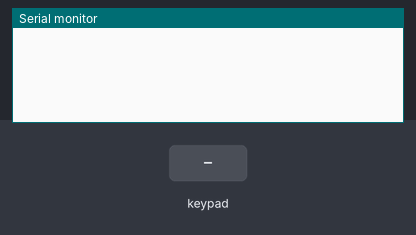
This sketch was run on a simulated ESP32. Parts: the last lines printed to the serial monitor. The test bench sets the inputs (shaded band).

Above: at 1.2 s.
1.3 s: key '1' pressed
At 2.4 s:
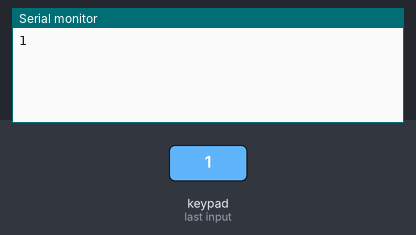
2.8 s: keypad keys 3 2 3 3 2 5 2 6 # pressed 0.4 s apart
At 7.4 s:
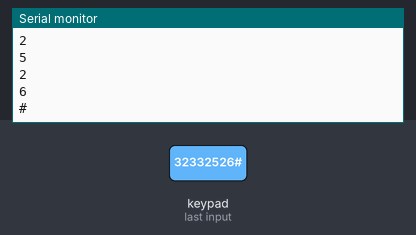
7.9 s: key 'A' pressed
At 8.5 s:
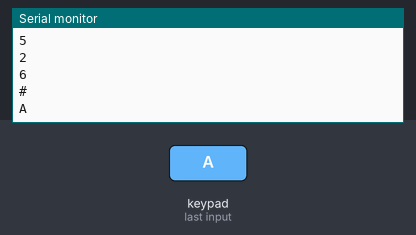
9.4 s: keypad keys 3 2 3 3 2 5 2 6 * pressed 0.4 s apart
At 13.5 s:
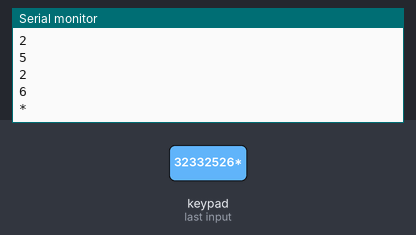
14.5 s: key 'B' pressed
At 15.0 s:
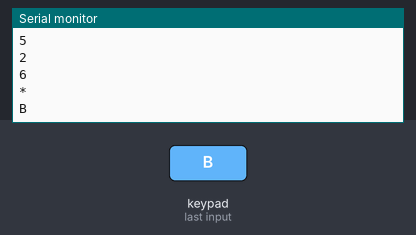
16.0 s: keypad keys 3 2 3 3 2 5 2 6 D pressed 0.4 s apart
At 19.6 s:
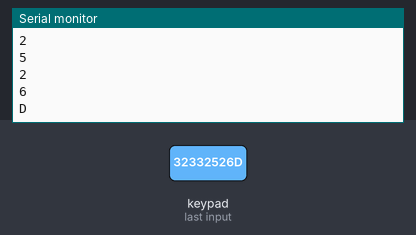
Timing chart, 0 to 21.1 s (numbered marks = the images above; inputs shaded):
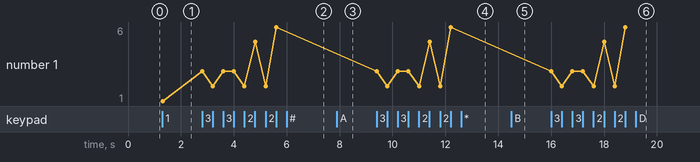

The sketch:

teclado.ino
```cpp
#include <Keypad.h>

const byte LINHAS = 4;
const byte COLUNAS = 4;

const char TECLAS_MATRIZ[LINHAS][COLUNAS] = {
  {'1', '2', '3', 'A'},
  {'4', '5', '6', 'B'},
  {'7', '8', '9', 'C'},
  {'*', '0', '#', 'D'}
};

byte PINOS_LINHAS[LINHAS] = {32, 33, 25, 26}; // Pinos de conexao com as linhas do teclado
byte PINOS_COLUNAS[COLUNAS] = {27, 17, 12, 13}; // Pinos de conexao com as colunas do teclado

Keypad teclado_personalizado = Keypad(makeKeymap(TECLAS_MATRIZ), PINOS_LINHAS, PINOS_COLUNAS, LINHAS, COLUNAS);

void setup() {
  Serial.begin(9600);
}

void loop() {

  char leitura_teclas = teclado_personalizado.getKey();

  if (leitura_teclas) {
    Serial.println(leitura_teclas);
  }

}
```

Measured:
- after the input at 1.3 s, the serial monitor: prints a new line at once (image 1)
- after the input at 2.8 s, the serial monitor: prints a new line at once (image 2)
- after the input at 7.9 s, the serial monitor: prints a new line at once (image 3)
- after the input at 9.4 s, the serial monitor: prints a new line at once (image 4)
- after the input at 14.5 s, the serial monitor: prints a new line at once (image 5)
- after the input at 16.0 s, the serial monitor: prints a new line at once (image 6)
- plotted number 1: 1 → 6 after the input at 2.8 s
